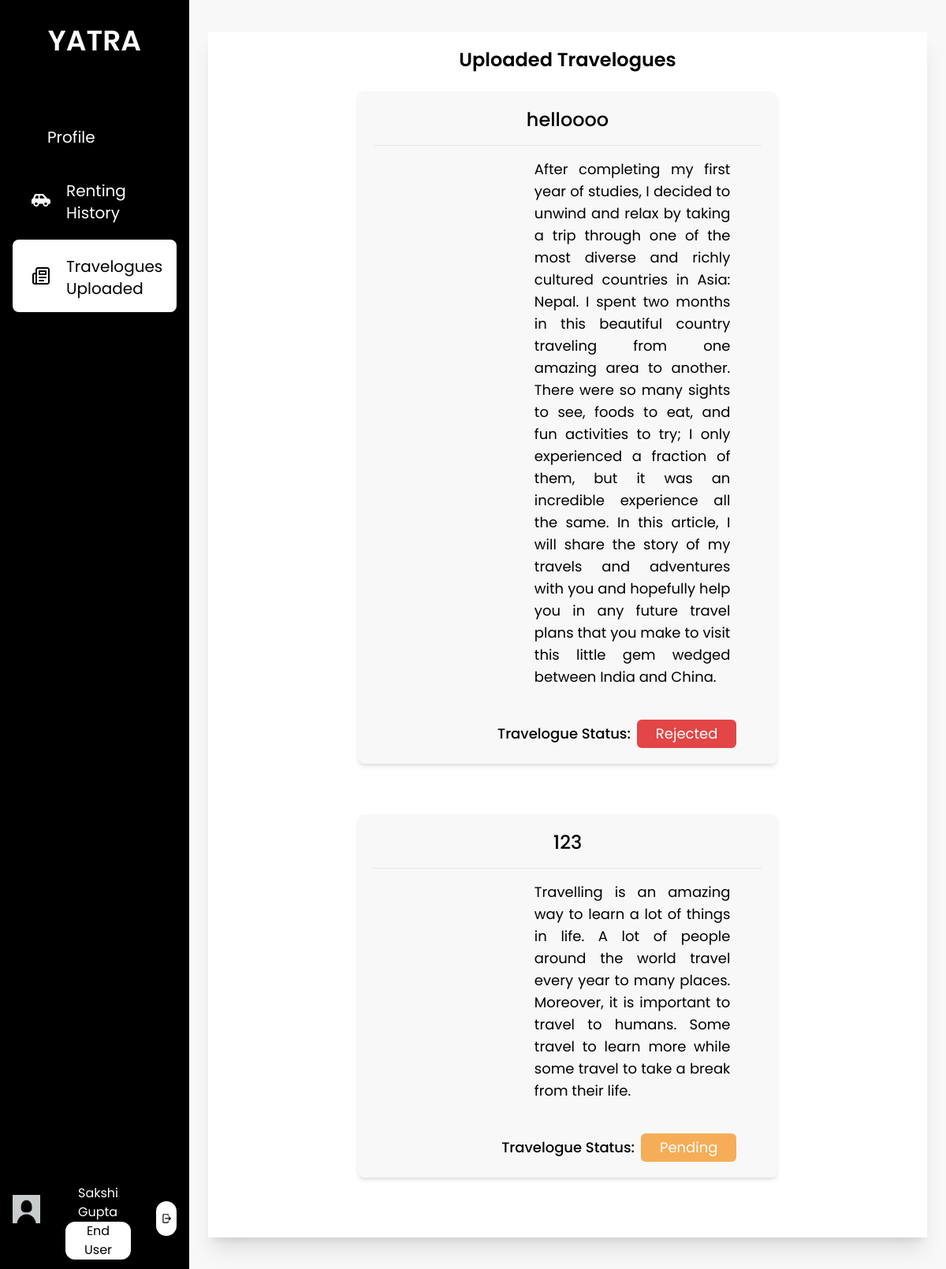
The page /travelogues_uploaded/ (signed in) on the database its author committed.
### base/models.py (models this page shows, shortened)
class EndUser(models.Model):
    user = models.OneToOneField(User, on_delete=models.CASCADE, related_name="enduser")
    first_name = models.CharField(max_length=25)
    last_name = models.CharField(max_length=25)
    email = models.EmailField()
    phone_number = models.CharField(max_length=10, null= True, blank=True)
    citizenship_id = models.CharField(max_length=20, null= True, blank=True)
    citizenship = models.ImageField(upload_to='enduser/profile',  default='default_photo.jpg')
    license_no = models.CharField(max_length=20, null= True, blank=True)
    license = models.ImageField(upload_to='enduser/profile',  default='default_photo.jpg')
    pic = models.ImageField(upload_to='enduser/profile', default='default_profile.jpg')
    is_approved = models.CharField(max_length=10, choices=status, default="Pending")
    is_blocked = models.BooleanField(default=False)

class Travelogue(models.Model):
    enduser = models.ForeignKey(EndUser, on_delete=models.CASCADE, related_name="blogger")
    title = models.CharField(max_length=50)
    description = models.TextField(max_length=1500)
    image1 = models.ImageField(upload_to="enduser/travelogue")
    image2 = models.ImageField(upload_to="enduser/travelogue", null=True, blank=True)
    is_approved = models.CharField(max_length=10, choices=status, default="Pending")

### base/views.py (the view)
# urls.py: path('travelogues_uploaded/', views.travelogues_uploaded, name='travelogues_uploaded'),
def travelogues_uploaded(request):
    travelogues = Travelogue.objects.filter(enduser=request.user.enduser)
    context = {
        'uploaded_travelogues': travelogues
    }
    return render(request, 'enduser/travelogues_uploaded.html', context)

### base/templatetags/user_group.py (called while the page is built)
@register.filter(name='has_group')
def has_group(user, group_name):
    return user.groups.filter(name=group_name).exists()

### base/templates/enduser/travelogues_uploaded.html (shortened to what this page needs)
{% extends 'base/base.html' %}
{% load static %}
{% load only_name %}
{% block content %}
<div class="h-screen w-full px-6 py-10 bg-theme">
    <div class="bg-white h-full flex flex-col shadow-xl ">
        <div class="p-3 overflow-y-auto scrollbar-hide">
            <p class="text-center text-2xl font-semibold pt-2 pb-6">Uploaded Travelogues</p>
            {% if uploaded_travelogues %}
                {% for travelogue in uploaded_travelogues %}
                <div class="w-3/5 flex flex-col mx-auto rounded-lg bg-theme p-5 shadow-md mb-16">
                    <div class="flex w-full justify-center mb-4" style="height: 3%;">
                        <span class="font-medium text-2xl">{{ travelogue.title }}</span>
                    </div>
                    <hr class="mb-4">
                    <div class="flex flex-row text-lg text-justify" style="height:87%;">
                        <div class="flex flex-col justify-center items-center w-1/3 h-auto">
                        </div>
                        <div class="flex w-2/3 h-auto px-10">
                            <div class="flex justify-center w-full  mb-4">
                                <span class="">{{ travelogue.description }}</span>
                            </div>
                        </div>
                    </div>
                    <div class="flex w-full justify-end text-lg px-8 mt-6" style="height:10%;">
                        <span class="font-medium py-1">Travelogue Status:  </span><span class="py-1 px-6 ml-2 text-white rounded-md {% if travelogue.is_approved == 'Approved' %} bg-custom-green {% elif travelogue.is_approved == 'Pending' %} bg-custom-orange {% elif travelogue.is_approved == 'Rejected' %} bg-danger {% endif %} ">{{ travelogue.is_approved }}</span>
                    </div>
                </div>
                {% endfor %}
            {% endif %}
        </div>
    </div>
</div>
{% endblock %}

### base/templates/base/base.html (shortened to what this page needs)
{% load static tailwind_tags %}
{% load user_group %}
<html lang="en">
<head>
    {% tailwind_css %}
</head>
<body class="font-poppins min-h-screen">
    <div class="flex flex-row">
        <div class="flex w-1/5 bg-black h-screen text-white">
            <div class="w-full relative">
                <div class="flex justify-center pb-8">
                    <a href="{% url 'home' %}" class="py-8">
                        <span class="text-4xl text-center font-semibold">YATRA</span>
                    </a>
                </div>
                {% if user|has_group:'enduser' %}
                <div class="text-xl">
                    {% with request.resolver_match.url_name as url_name %}
                    <ul class="px-4">
                        <a href="{% url 'enduser_profile' %}" class="nav-bar-items {% if url_name == 'enduser_profile' or url_name == 'enduser_update_profile' or url_name == 'enduser_upload_documents' %}active{% endif %}">
                            <li class="nav-bar-li">
                                Profile
                            </li>
                        </a>
                        <a href="{% url 'renting_history' %}" class="nav-bar-items {% if url_name == 'renting_history' %}active{% endif %}">
                            <img src="{% static 'images/Vehicle.svg' %}" alt="">
                            <li class="nav-bar-li">
                               Renting History
                            </li>
                        </a>
                        <a href="{% url 'travelogues_uploaded' %}" class="nav-bar-items {% if url_name == 'travelogues_uploaded' %}active{% endif %}">
                            <img src="{% static 'images/blog.svg' %}" alt="">
                            <li class="nav-bar-li ">
                               Travelogues Uploaded
                            </li>
                        </a>
                    </ul>
                    {% endwith %}
                </div>
                <div class="flex flex-row absolute bottom-0 justify-evenly py-3 px-4 w-full">
                    <a href="{% url 'enduser_profile' %}" class=" ">
                        <img src="{% static 'images/default_profile.jpg' %}" style="object-fit: contain" alt="" class="w-20 h-20 object-cover rounded-full ">
                    </a>
                    <div class="flex flex-col px-8 justify-evenly">
                        <p class="text-generalBackground px-4 mt-2 ">{{ user.enduser.first_name }} {{ user.enduser.last_name }}</p>
                        <p class="text-gray px-4 text-center rounded-xl bg-white text-black py-0.75 ">End User</p>
                    </div>
                    <div class="ml-auto my-auto flex-end p-1.5 bg-white rounded-full">
                        <a href="{% url 'logout' %}">
                            <img src="{% static 'images/logout.svg' %}" alt="" class="h-8">
                        </a>
                    </div>
                </div>
                {% endif %}
            </div>
        </div>
        <div class="flex w-4/5 h-screen relative overflow-y-auto">
            {% block content %}
            {% endblock content%}
        </div>
    </div>
</body>
</html>

### rows shown on the page
Travelogue: title "helloooo", description "After completing my first year of studies, I decided to unwind and relax by taking a trip through one of the most diverse and richly cultured countries in Asia: Nepal. I spent two months in this beautiful country traveling from one amazing area to another. There were so many sights to see, foods to eat, and fun activities to try; I only experienced a fraction of them, but it was an incredible experience all the same. In this article, I will share the story of my travels and adventures with you and hopefully help you in any future travel plans that you make to visit this little gem wedged between India and China.", is_approved "Rejected"
Travelogue: title "123", description "Travelling is an amazing way to learn a lot of things in life. A lot of people around the world travel every year to many places. Moreover, it is important to travel to humans. Some travel to learn more while some travel to take a break from their life.", is_approved "Pending"

### other values the page prints
{{ user.enduser.first_name }} "Sakshi"
{{ user.enduser.last_name }} "Gupta"
